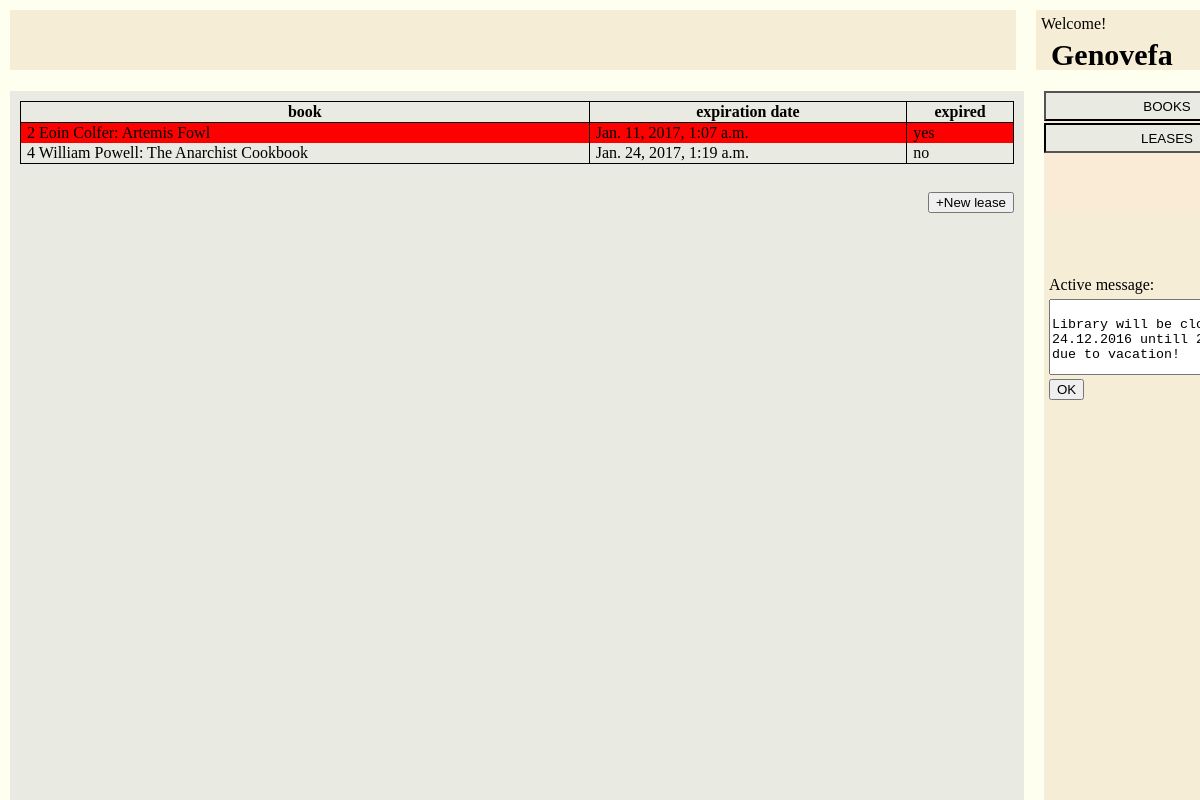
Page /library/leases/ (signed in) on the committed database.
### library/models.py (models this page shows, shortened)
class Lease(models.Model):
	user_id= models.ForeignKey(User,on_delete=models.CASCADE)
	book_id= models.ForeignKey(Book,on_delete=models.CASCADE)
	start_date= models.DateTimeField(default=datetime.now())
	expiration_date = models.DateTimeField(default=datetime.now() + timedelta(days=14))
	def is_expired(self):
		if self.expiration_date < timezone.now():
			return True
		else:
			return False

class Book(models.Model):
	title = models.CharField(max_length=100, null=False)
	added_date = models.DateTimeField(default=datetime.now())
	author = models.ForeignKey(Author,on_delete=models.SET_NULL,null=True)
	genre = models.CharField(max_length=10,null=True)
	available = models.BooleanField(default=True)

class Author(models.Model):
	firstName=models.CharField(max_length=100, null=False)
	lastName=models.CharField(max_length=100, null=False)
	def __str__(self):
		return self.firstName+' '+self.lastName

### library/views.py (the view)
# urls.py: url(r'leases/$',views.leases,name="leases"),
@login_required(login_url='/library/')
def leases(request):
	user=request.user
	if request.method=='GET':
		template=loader.get_template('leases.html')
		if user.groups.filter(name='Librarian').exists():
			leases_list = Lease.objects.all()
			role = 'Librarian'
		elif user.groups.filter(name='User').exists():
			leases_list=Lease.objects.filter(user_id=user)
			role= 'User'
		context = {
			"role": role,
			"leases_list": leases_list
		}
		return HttpResponse(template.render(context, request))

### library/templates/leases.html (shortened to what this page needs)
{% load static %}
<!DOCTYPE html>
<html>
<head>
	<link rel="stylesheet" type="text/css" href="{% static 'library/styles.css' %}">
</head>
<body>
<div id="div-top">
	<div class="fifthL" id="message-board-div">
	</div>
	<div class="fifthR" id="user-info-div">
		<div id="user-info">
			Welcome!<br>
			<h3>Genovefa</h3>
		</div>
	</div>
</div>
<div id="div-bottom">
	<div class="fifthL" id="content">
		<table>
			<tr>
				{% if role == 'Librarian' %}
					<th>ID</th>
					<th>user</th>
					<th>book</th>
					<th>start date</th>
					<th>expiration date</th>
					<th>active?</th>
				{% elif role == 'User' %}
					<th>book</th>
					<th>expiration date</th>
					<th>expired</th>
				{% endif %}
			</tr>
			{% if leases_list %}
				{% for lease in leases_list %}
					<tr {% if role == 'User' and lease.is_expired %} class="expired" {% endif %}>
						{% if role == 'Librarian' %}
							<td>{{lease.id}}</td>
							<td>{{lease.user_id.username}}: {{lease.user_id.first_name}} {{lease.user_id.last_name}}</td>
							<td>{{lease.book_id.id}} {{lease.book_id.author}}: {{lease.book_id.title}}</td>
							<td>{{lease.start_date}}</td>
							<td>{{lease.expiration_date}}</td>
							<td><input id="ls1" type="checkbox" {% if not lease.is_expired %}checked{% endif %}></td>
						{% elif role == 'User' %}
							<td>{{lease.book_id.id}} {{lease.book_id.author}}: {{lease.book_id.title}}</td>
							<td>{{lease.expiration_date}}</td>
							<td>{% if lease.is_expired %} yes {% else %} no {% endif %}</td>
						{% endif %}
					</tr>
				{% endfor %}
			{% endif %}
		</table>
        <br>
		<a onclick="return popitup('/library/leases/add')">
        	<button class="tableButton" id="newLeaseButton">+New lease</button>
		</a>
	</div>
	<div class="fifthR" id="sidebar">
		<div id="menu">
			<a href="../books">
				<button id="booksButton">BOOKS</button>
			</a>
			<a href="../leases">
				<button class="active" id="leasesButton">LEASES</button>
			</a>
		</div>
		<div id="side-boxes">
			<div id="active-message-div">
				Active message:<br>
				<textarea id="active-message">
							Library will be closed from 24.12.2016 untill 2.1.2017 due to vacation!
						</textarea>
				<button id="confirmActiveMessage">OK</button>
			</div>
		</div>
	</div>
</div>
</body>
</html>

### library/static/library/styles.css (style rules this page uses)
body { background-color: ivory; }
#div-top { position: fixed; top: 0px; left: 0px; margin: 10px; width: calc(100% - 20px); height: 7%; min-height: 60px; min-width: 1270px; }
#div-bottom { position: fixed; bottom: 0px; left: 0px; margin-left: 10px; margin-right: 10px; margin-top: 10px; width: calc(100% - 20px - 10px); height: calc(100% - 7% - 30px - 10px); max-height: calc(100% - 40px - 15px); min-width: 1270px; min-height: 230px; padding: 5px; }
#message-board-div { background-color: #f5edd6; word-wrap: break-word; }
div.fifthL { position: absolute; left: 0px; margin-right: 5px; height: 100%; width: calc(80% - 10px); }
div.fifthR { position: absolute; right: 0px; margin-left: 5px; background-color: #f5edd6; height: 100%; width: calc(20% - 10px); }
#content { background-color: #e9eae1; }
#user-info { position: absolute; top: 0px; left: 0px; margin-right: 2px; min-width: 40px; height: calc(100% - 10px); padding: 5px; }
#menu { position: absolute; top: 0px; left: 0px; height: 15%; min-height: 120px; width: 100%; background-color: antiquewhite; }
#menu>a>button { width: 100%; height: 25%; min-height: 30px; margin-bottom: 2px; background-color: #e9eae1; }
#side-boxes { position: absolute; bottom: 0px; left: 0px; height: calc(85% - 50px); width: 100%; max-height: calc(100% - 130px - 50px); }
#side-boxes>div { position: absolute; width: calc(100% - 10px); padding: 5px; min-height: 40px; }
#active-message { margin-top: 5px; width: calc(100% - 5px); height: 100%; min-height: 70px; }
h3 { font-size: 30px; margin-top: 5px; margin-left: 10px; }
table { margin: 10px; width: calc(100% - 20px); border: 1px solid black; border-collapse: collapse; }
th { border: 1px solid black; border-collapse: collapse; }
td { border-left: 1px solid black; border-collapse: collapse; text-indent: 5px; }
.tableButton { position: absolute; right: 10px; }
button.active { border-style:inset; }
.expired { background-color:red; }

### rows in the picture
Lease: book_id.id "2", book_id.author "Eoin Colfer", book_id "Artemis Fowl", expiration_date "Jan. 11, 2017, 1:07 a.m.", shows "yes"
Lease: book_id.id "4", book_id.author "William Powell", book_id "The Anarchist Cookbook", expiration_date "Jan. 24, 2017, 1:19 a.m.", shows "no"
